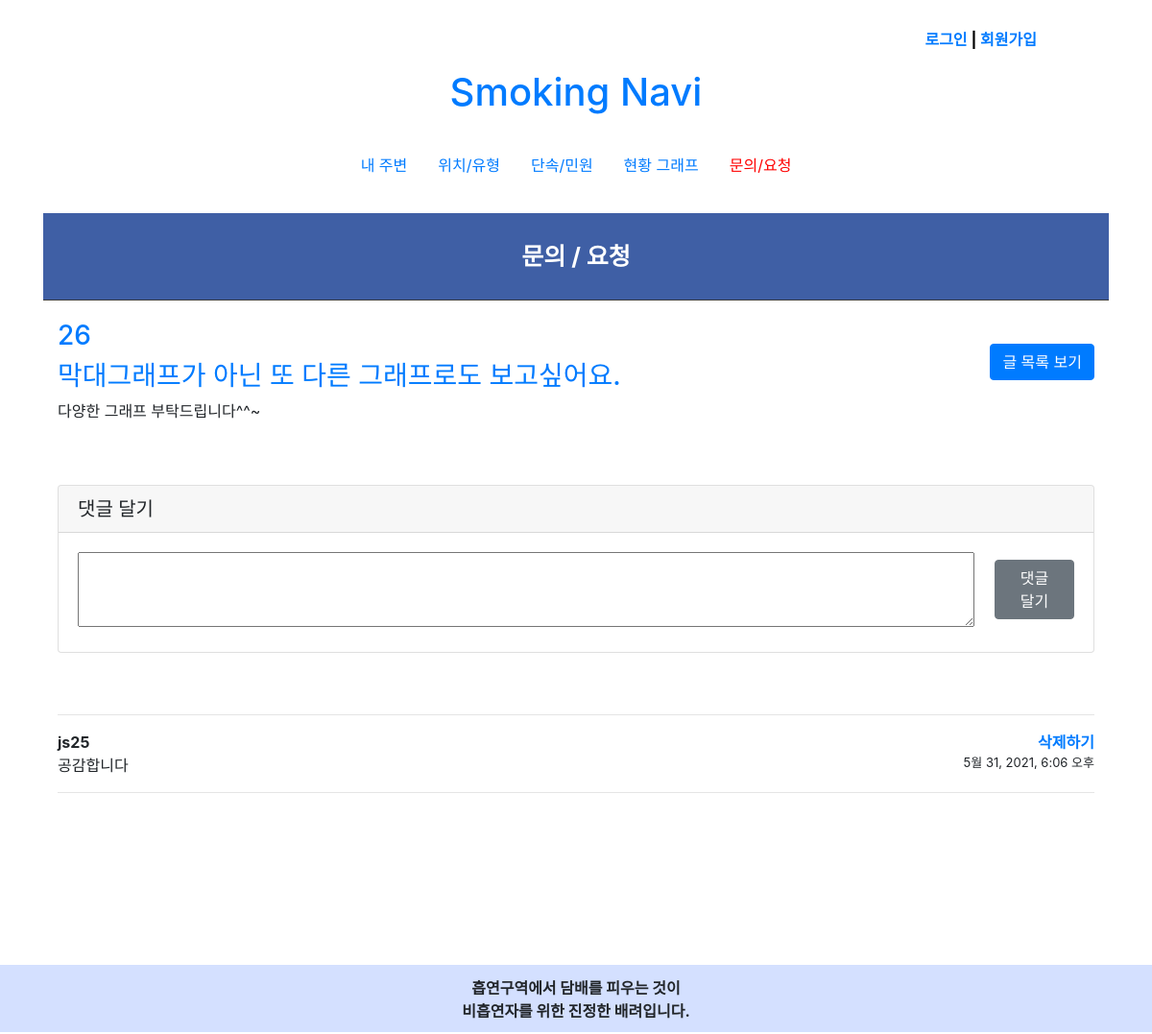
Page /post/post/26/staff on the committed database.
### post/models.py (models this page shows, shortened)
class Post(models.Model):
    number = models.AutoField(primary_key=True)
    author = models.ForeignKey(settings.AUTH_USER_MODEL, on_delete=models.CASCADE)
    title = models.CharField(max_length=200)
    text = models.TextField()
    created_date = models.DateTimeField(default=timezone.now)
    published_date = models.DateTimeField(blank=True, null=True)
    class Meta:
        permissions = [
            ('can_answer', 'Can Answer')
        ]

class Comment(models.Model):
  post = models.ForeignKey(Post, on_delete=models.CASCADE, null=True)
  author = models.ForeignKey(settings.AUTH_USER_MODEL, on_delete=models.CASCADE, null=True)
  body = models.TextField()
  date = models.DateTimeField(default=timezone.now)

### post/views.py (the view)
# urls.py: path('post/<pk>/staff', post_detail_staff, name='post_detail_staff'),
def post_detail_staff(request, pk):
    post_detail = get_object_or_404(Post, pk=pk)
    comments = Comment.objects.filter(post=pk)
    if request.method == "POST":
        comment = Comment()
        comment.post = post_detail
        comment.body = request.POST['body']
        comment.date = timezone.now()
        comment.save()
    return render(request, 'post/post_detail_staff.html', {'post': post_detail, 'comments': comments})

### post/templates/post/post_detail_staff.html (shortened to what this page needs)
{% extends "post/post_base.html" %}
{% block content %}
<body>
    <div class="header1">
            <h3>문의 / 요청</h3>
    </div>
    <div class="container">
        <form action="delete/" method="POST" style="float:right; margin-top:0;">
            <a class="btn btn-primary" href="{% url 'post:post_list_staff' %}" style ="float:left; margin-top:25px;margin-left:5px;">글 목록 보기</a>
        </form>
        <h3><a href="">{{ post.number }}</a></h3>
        <h3><a href="">{{ post.title }}</a></h3>
        <div class="text">{{ post.text|linebreaksbr }}</div>
    </div>
    <div class="container">
        <div class="card my-4">
        <h5 class="card-header">댓글 달기</h5>
        <div class="card-body">
            <form method="POST">
                <textarea name="body" type="text" value="" style="width:90%;" rows=3></textarea>
                <button type="submit" class="btn btn-secondary" style="float:right; margin-top:0.8%; width:8%;">댓글<br/>달기</button>
            </form>
        </div>
    </div>
    <br/>
    <hr/>
    {% for comment in comments %}
        <strong><a href="#" style="float:right; text-decoration:none;">삭제하기</a></strong>
        <strong>{{comment.author}}</strong>
        <br/>{{comment.body}}
        <p style="float:right; font-size:13px;">{{comment.date}}</p>
    <hr/>
    {% endfor %}
    </div>
</body>
{% endblock %}

### post/templates/post/post_base.html (style rules this page uses)
@media screen and (min-width: 769px) { .container { min-height: 100%; margin-bottom: -70px; padding-bottom: 10%; } }

### post/templates/post/post_detail_staff.html (style rules this page uses)
.header1 { background-color: #3F5FA5; color: white; padding: 20px 30px; border-bottom: 1px solid #3D3D3D; margin-bottom: 20px; margin-top:30px; }
.header1 h3 { font-size: 25px; font-weight: bolder; margin: 0; margin-bottom: 10px; margin-top: 10px; text-align: center; }

### rows in the picture
Post: number "26", title "막대그래프가 아닌 또 다른 그래프로도 보고싶어요.", text "다양한 그래프 부탁드립니다^^~"
Comment: author "js25", body "공감합니다", date "5월 31, 2021, 6:06 오후"
